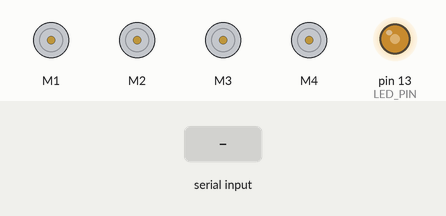
Bench run of a sketch on a simulated Arduino Uno, built for the host (arithmetic inside an expression is 32-bit, double 64-bit). On the bench: 4 × DC motor (green arrow = forward, orange = backward, longer = faster), output pins drawn as LEDs (lit = HIGH). The inputs (shaded band) are chosen by the test bench.

Above: at 1.2 s.
1.3 s: "a90\n" received over Serial
At 2.5 s:
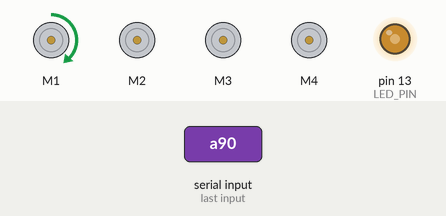
2.8 s: "a,45\n" received over Serial
At 3.6 s:
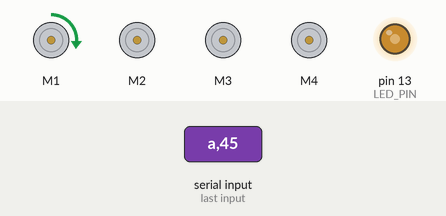
4.3 s: "b90\n" received over Serial
At 4.7 s:
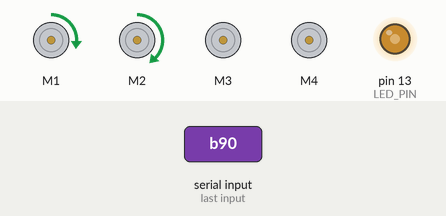
5.8 s: "b,45\n" received over Serial
At 7.0 s:
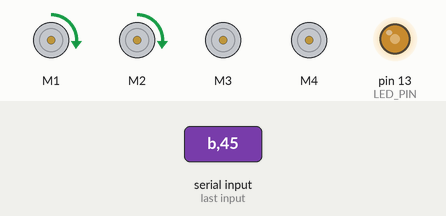
7.3 s: "c90\n" received over Serial
At 8.2 s:
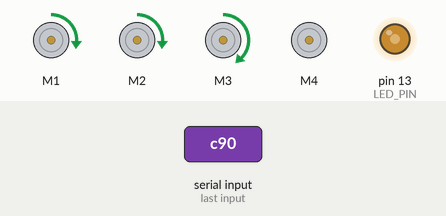
8.8 s: "c,45\n" received over Serial
At 9.4 s:
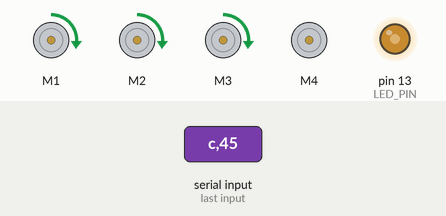
Timing chart, 0 to 11.3 s (numbered marks = the images above; inputs shaded):
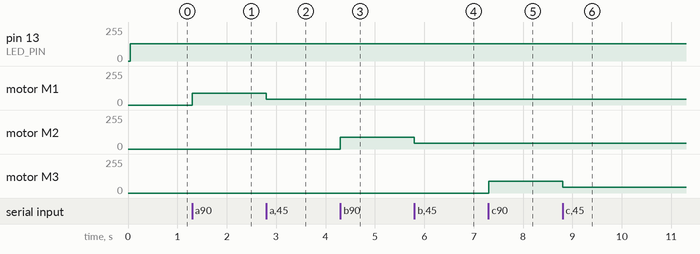

The sketch:

motorController.ino
```cpp
#include <Wire.h> // Arduino Wire library is required if I2Cdev I2CDEV_ARDUINO_WIRE implementation is used in I2Cdev.h
#include <Adafruit_MotorShield.h>
#include "utility/Adafruit_PWMServoDriver.h"

#define LED_PIN 13
bool blinkState = false;

Adafruit_MotorShield AFMS = Adafruit_MotorShield();

Adafruit_DCMotor* motors[4];

HardwareSerial & masterSer = Serial;
char inChar;

int mnew[4];
int mprev[4];
unsigned int maxdiff;
unsigned int diff;
unsigned char maxj;
unsigned char j;

void setup() {
  // create four motor objects
  for (j = 0; j < 4; ++j) {
    motors[j] = AFMS.getMotor(j+1);
  }
  // initialize serial communication
  masterSer.setTimeout(2);
  // masterSer.begin(250000);
  masterSer.begin(125000); // slower serial because optoisolator sucks

  // configure Arduino LED for heartbeat
  pinMode(LED_PIN, OUTPUT);

  // Initialize motor shield
  AFMS.begin();
  stopMotors(); // kills motors
}

long long startTime = 0;

void loop() {
  // blink LED to indicate activity
  blinkState = !blinkState;
  digitalWrite(LED_PIN, blinkState);

  // get commands to send to motors from master Arduino
  while (masterSer.available() > 0) {
    inChar = masterSer.read();
    if (inChar == 'a') mnew[0] = masterSer.parseInt();
    else if (inChar == 'b') mnew[1] = masterSer.parseInt();
    else if (inChar == 'c') mnew[2] = masterSer.parseInt();
    else if (inChar == 'd') mnew[3] = masterSer.parseInt();
  }

  // print previous motor values
  // for (j = 0; j < 4; ++j) {
  //   Serial.print(mprev[j]);
  //   Serial.print(' ');
  // }
  // Serial.println();

  // print new (requested) motor values)
  // for (j = 0; j < 4; ++j) {
  //   Serial.print(mnew[j]);
  //   Serial.print(' ');
  // }
  // Serial.println();

  // find which motor's current value varies most from its new value
  maxj = 0;
  maxdiff = 0;
  for (j = 0; j < 4; ++j) {
    diff = abs(mnew[j] - mprev[j]);
    if (diff > maxdiff) {
      maxj = j;
      maxdiff = diff;
    }
  }

  // print which motor was found to have the greatest difference
  // Serial.print(maxj);
  // Serial.print(" ");
  // Serial.println(maxdiff);

  // set motor which has the largest requested change in speed
  if (maxdiff != 0) {
    mprev[maxj] = mnew[maxj];
    mset(motors[maxj], mnew[maxj]);
  }
}

void stopMotors() {
  for (j = 0; j < 4; ++j) mset(motors[j], 0);
}

// takes 2 ms to write new speed to motors
void mset(Adafruit_DCMotor* m, int i) {
  if (i==0) {
    m->run(RELEASE);
    m->setSpeed(0);
  } else if (i<0) {
    m->setSpeed(abs(i));
    m->run(BACKWARD);
  } else {
    m->setSpeed(i);
    m->run(FORWARD);
  }
}
```

Measured:
- after the input at 1.3 s, motor M1: stopped → forward 90/255 at once
- after the input at 2.8 s, motor M1: forward 90/255 → forward 45/255 at once
- after the input at 4.3 s, motor M2: stopped → forward 90/255 at once
- after the input at 5.8 s, motor M2: forward 90/255 → forward 45/255 at once
- after the input at 7.3 s, motor M3: stopped → forward 90/255 at once
- after the input at 8.8 s, motor M3: forward 90/255 → forward 45/255 at once
